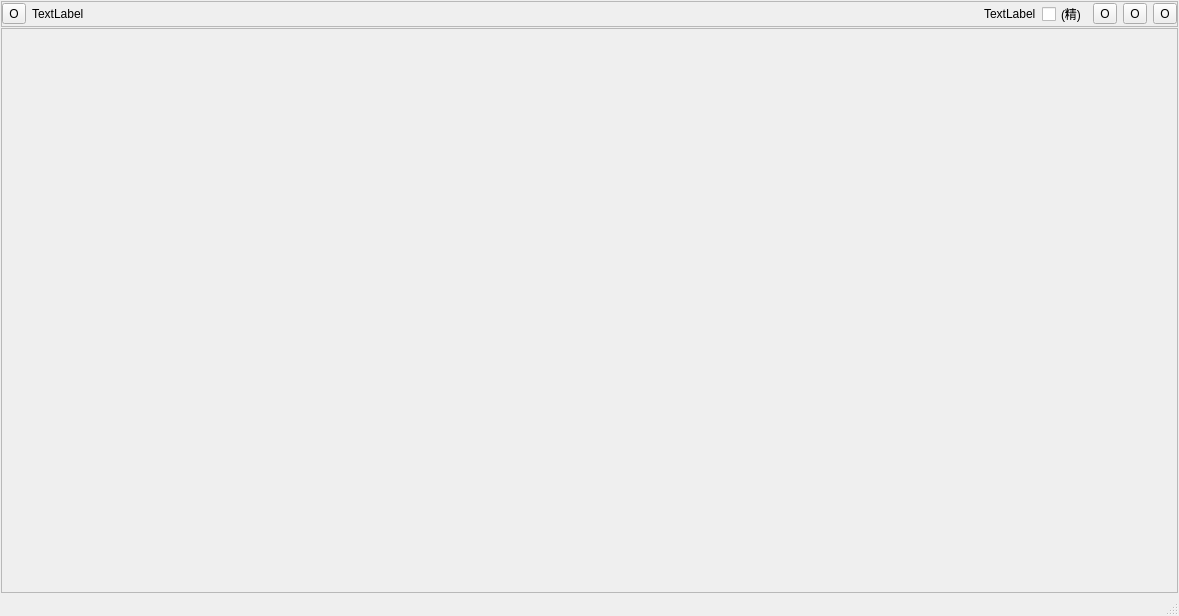
<?xml version="1.0" encoding="UTF-8"?>
<ui version="4.0">
 <class>MainWindow</class>
 <widget class="QMainWindow" name="MainWindow">
  <property name="geometry">
   <rect>
    <x>0</x>
    <y>0</y>
    <width>1179</width>
    <height>616</height>
   </rect>
  </property>
  <property name="windowTitle">
   <string>MainWindow</string>
  </property>
  <widget class="QWidget" name="centralWidget">
   <layout class="QVBoxLayout" name="verticalLayout">
    <property name="spacing">
     <number>1</number>
    </property>
    <property name="leftMargin">
     <number>1</number>
    </property>
    <property name="topMargin">
     <number>1</number>
    </property>
    <property name="rightMargin">
     <number>1</number>
    </property>
    <property name="bottomMargin">
     <number>1</number>
    </property>
    <item>
     <widget class="QFrame" name="buttonFram">
      <property name="frameShape">
       <enum>QFrame::StyledPanel</enum>
      </property>
      <property name="frameShadow">
       <enum>QFrame::Raised</enum>
      </property>
      <layout class="QHBoxLayout" name="horizontalLayout">
       <property name="leftMargin">
        <number>0</number>
       </property>
       <property name="topMargin">
        <number>0</number>
       </property>
       <property name="rightMargin">
        <number>0</number>
       </property>
       <property name="bottomMargin">
        <number>0</number>
       </property>
       <item>
        <widget class="QToolButton" name="btnOpen">
         <property name="text">
          <string>O</string>
         </property>
         <property name="icon">
          <iconset resource="res.qrc">
           <normaloff>:/image/open.png</normaloff>:/image/open.png</iconset>
         </property>
         <property name="iconSize">
          <size>
           <width>32</width>
           <height>32</height>
          </size>
         </property>
        </widget>
       </item>
       <item>
        <widget class="QLabel" name="lblOpenDir">
         <property name="text">
          <string>TextLabel</string>
         </property>
        </widget>
       </item>
       <item>
        <spacer name="horizontalSpacer">
         <property name="orientation">
          <enum>Qt::Horizontal</enum>
         </property>
         <property name="sizeHint" stdset="0">
          <size>
           <width>1106</width>
           <height>20</height>
          </size>
         </property>
        </spacer>
       </item>
       <item>
        <widget class="QLabel" name="lblSnapshot">
         <property name="text">
          <string>TextLabel</string>
         </property>
        </widget>
       </item>
       <item>
        <widget class="QCheckBox" name="chkBest">
         <property name="text">
          <string>(精)</string>
         </property>
        </widget>
       </item>
       <item>
        <widget class="QToolButton" name="btnSnapshotDir">
         <property name="text">
          <string>O</string>
         </property>
         <property name="icon">
          <iconset resource="res.qrc">
           <normaloff>:/image/snapshot.png</normaloff>:/image/snapshot.png</iconset>
         </property>
         <property name="iconSize">
          <size>
           <width>32</width>
           <height>32</height>
          </size>
         </property>
        </widget>
       </item>
       <item>
        <widget class="QToolButton" name="btnMoveImage">
         <property name="text">
          <string>O</string>
         </property>
         <property name="icon">
          <iconset resource="res.qrc">
           <normaloff>:/image/move.png</normaloff>:/image/move.png</iconset>
         </property>
         <property name="iconSize">
          <size>
           <width>32</width>
           <height>32</height>
          </size>
         </property>
        </widget>
       </item>
       <item>
        <widget class="QToolButton" name="btnRefresh">
         <property name="text">
          <string>O</string>
         </property>
         <property name="icon">
          <iconset resource="res.qrc">
           <normaloff>:/image/refresh.png</normaloff>:/image/refresh.png</iconset>
         </property>
         <property name="iconSize">
          <size>
           <width>32</width>
           <height>32</height>
          </size>
         </property>
        </widget>
       </item>
      </layout>
     </widget>
    </item>
    <item>
     <widget class="QScrollArea" name="scrollArea">
      <property name="widgetResizable">
       <bool>true</bool>
      </property>
      <widget class="QWidget" name="scrollAreaWidgetContents">
       <property name="geometry">
        <rect>
         <x>0</x>
         <y>0</y>
         <width>1175</width>
         <height>548</height>
        </rect>
       </property>
       <layout class="QVBoxLayout" name="verticalLayout_2">
        <property name="spacing">
         <number>0</number>
        </property>
        <property name="leftMargin">
         <number>0</number>
        </property>
        <property name="topMargin">
         <number>0</number>
        </property>
        <property name="rightMargin">
         <number>0</number>
        </property>
        <property name="bottomMargin">
         <number>0</number>
        </property>
       </layout>
      </widget>
     </widget>
    </item>
   </layout>
  </widget>
  <widget class="QStatusBar" name="statusBar"/>
 </widget>
 <layoutdefault spacing="6" margin="11"/>
 <resources>
  <include location="res.qrc"/>
 </resources>
 <connections/>
</ui>
